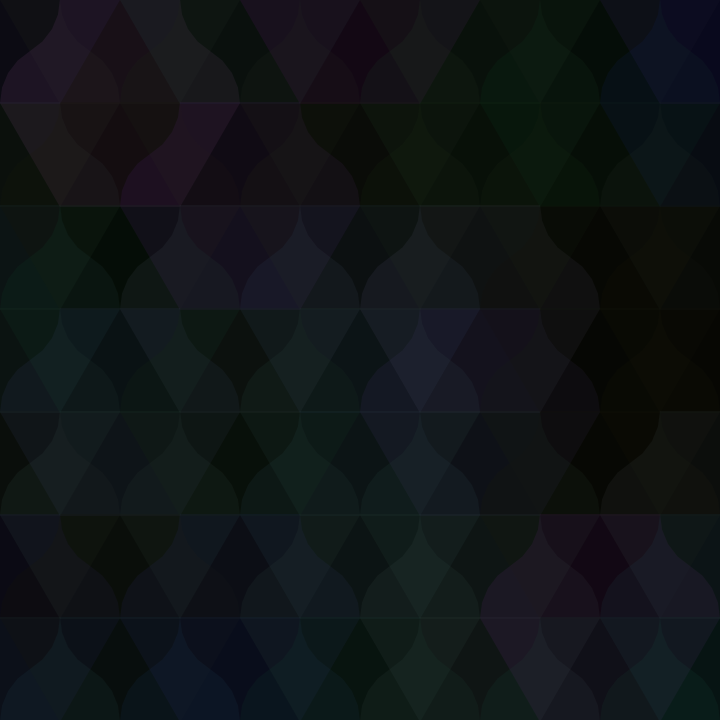
Frame 1 (no input)
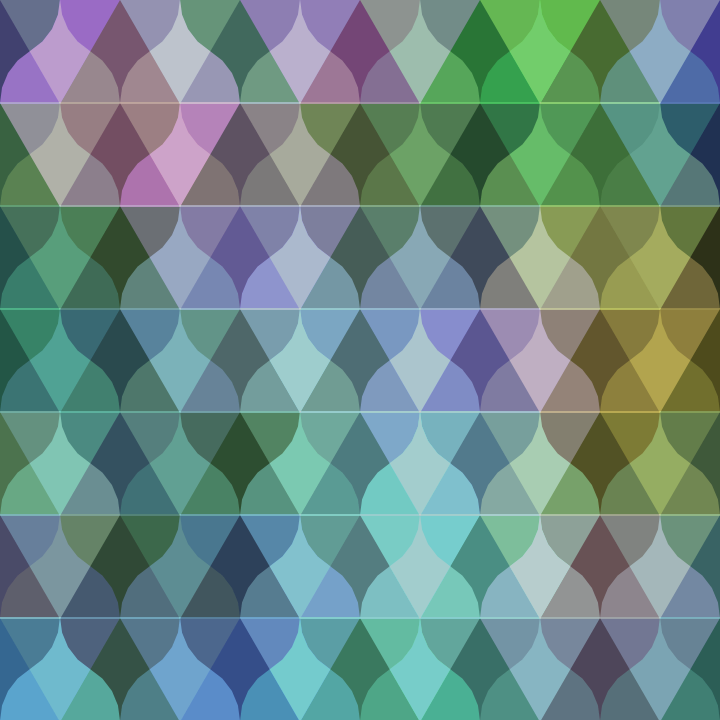
Frame 60 (the mouse pressed at the canvas centre just before this capture)
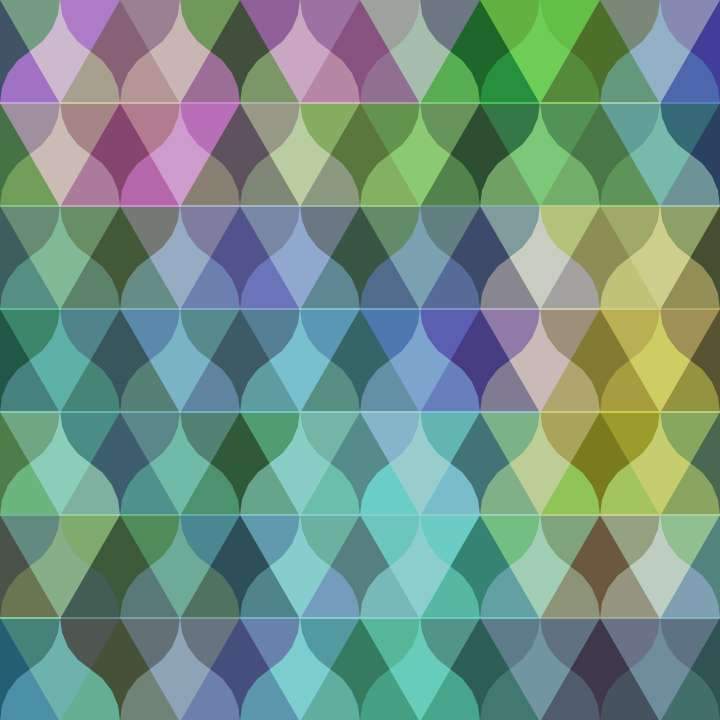
Frame 120 (the mouse held since frame 60 and released just before this capture)

The Processing sketch that drew these frames (run headless with seeded random() and noise(); from frame 60 on, the mouse is pressed at the canvas centre):

// Processing sketch: tessellation
// ── tessellation.pde
float side, radius; 

void setup(){
  size(720,720);
  background(0);
  noStroke();
  side = 120.0;
  radius = side/2;
  colorMode(HSB, 360, 100, 100);
  noiseSeed((long)random(543));
}
void draw(){
  for (int x=0;x<width+2;x=x+int(1*side)){
    for (int y=0;y<height+2;y=y+int(1*side*sin(radians(60)))) {
      hexagon(x,y,side);
    }
  }
  blendMode(MULTIPLY);
  fill(0,50);
  rect(0,0,width,height);
  blendMode(ADD);
}


void hexagon(float x,float y,float side){
  fill(map(noise(x+y),0,1,0,360),map(noise(x-y+frameCount*0.01),0,1,0,100),map(sin(noise(x+y+frameCount*0.01)),0,1,0,80),40);
  beginShape();
  vertex(x-side,y);
  vertex(x-radius-radius*0.9659,y-radius*0.2588);
  vertex(x-radius-radius*0.866,y-radius*0.5);
  vertex(x-radius-radius*0.7071,y-radius*0.7071);
  vertex(x-radius-radius*0.5,y-radius*0.866); 

  vertex(x-side+radius*0.7071,y-side*sin(radians(60))+radius*0.7071);
  vertex(x-side+radius*0.866,y-side*sin(radians(60))+radius*0.5);
  vertex(x-side+radius*0.9659,y-side*sin(radians(60))+radius*0.2588);

  vertex(x-radius,y-side*sin(radians(60)));
  vertex(x+radius,y-side*sin(radians(60)));

  vertex(x+side-radius*0.9659,y-side*sin(radians(60))+radius*0.2588);
  vertex(x+side-radius*0.866,y-side*sin(radians(60))+radius*0.5);
  vertex(x+side-radius*0.7071,y-side*sin(radians(60))+radius*0.7071);

  vertex(x+radius+radius*0.5,y-radius*0.866);
  vertex(x+radius+radius*0.7071,y-radius*0.7071);
  vertex(x+radius+radius*0.866,y-radius*0.5);
  vertex(x+radius+radius*0.9659,y-radius*0.2588);

  vertex(x+side,y);
  vertex(x+radius,y+side*sin(radians(60)));
  vertex(x-radius,y+side*sin(radians(60)));
  endShape();
}


void keyPressed() {
  switch(key){
    case ' ':
      noiseSeed((long)random(543));
      break;
  }
}
